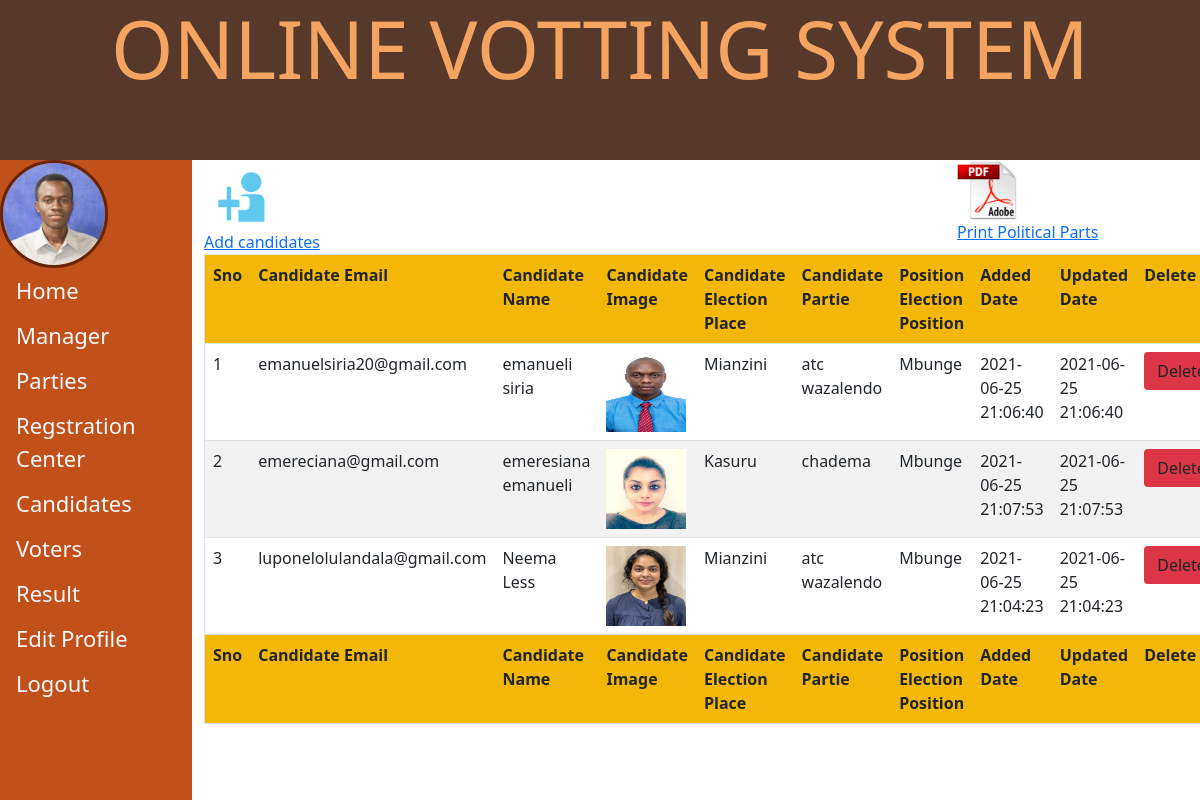
/candidates.php (signed in), run on the app's committed database.
### tables this page shows
CREATE TABLE IF NOT EXISTS `instution` (
  `id` int(11) NOT NULL AUTO_INCREMENT,
  `iname` varchar(50) NOT NULL,
  `dob` date NOT NULL,
  `place` varchar(50) NOT NULL,
  `email` varchar(50) NOT NULL,
  `passwordz` varchar(255) NOT NULL,
  `nida` int(20) NOT NULL,
  `code` varchar(250) NOT NULL,
  `statuz` varchar(30) NOT NULL,
  `otp` int(250) NOT NULL,
  `typez` varchar(50) NOT NULL DEFAULT 'instution',
  `image` blob NOT NULL,
  `adate` timestamp NOT NULL DEFAULT current_timestamp(),
  `udate` timestamp NOT NULL DEFAULT current_timestamp(),
  PRIMARY KEY (`id`),
  UNIQUE KEY `email` (`email`)
);

CREATE TABLE IF NOT EXISTS `candidates` (
  `id` int(11) NOT NULL AUTO_INCREMENT,
  `email` varchar(50) NOT NULL,
  `candidate` varchar(50) NOT NULL,
  `electionPlace` varchar(50) NOT NULL,
  `part` varchar(50) NOT NULL,
  `position` varchar(50) NOT NULL,
  `adate` timestamp NOT NULL DEFAULT current_timestamp(),
  `udate` timestamp NOT NULL DEFAULT current_timestamp(),
  PRIMARY KEY (`id`),
  KEY `email` (`email`)
);

### candidates.php (the view, shortened to what this page needs)
<?php
require_once("connection.php");
?>
<!DOCTYPE html>
<html lang="en">
<head>
    <link rel="stylesheet" href="./bootstrap/css/bootstrap.min.css">
    <link rel="stylesheet" href="./bootstrap/css/addition.css">
</head>
<body>
    <div class="jumbotron">
        <h1 class="text-center display-1 myhed">ONLINE VOTTING SYSTEM</h1>
    </div>
    <div class="main">
   <div class="row">
    <div class="col-md-2  linkz">
        <?php require_once("hed.php");?>
    </div>
    <div class="col-md-10 col-sl-6 ">
    <div class="row">
    <div class="col-md-6">
    <a href="add_candidates.php"><img src="image/user.GIF" alt="add manager" width="70vh" height="70vh"><br> Add candidates</a>
    </div>
    <div class="col-md-6">
    <a href="cand_pdf.php" class="addbtn" style="float:right; width:50%"><img src="image/pdf.PNG" alt="pdf" width="60vh" height="60vh"><br> Print Political Parts</a>
    </div>
    </div>
            <div class="table-responsive">
            <table border="1" class="tablez table table-striped">
                <tr class="bg-warning">
                    <th>Sno</th>
                    <th>Candidate Email</th>
                    <th>Candidate Name</th>
                    <th>Candidate Image</th>
                    <th>Candidate Election Place</th>
                    <th>Candidate Partie</th>
                    <th>Position Election Position</th>
                    <th>Added Date</th>
                    <th>Updated Date</th>
                   <th>Delete</th>
                </tr>
                <tr class="active">
                <?php
                    require_once("connection.php");
                    $select = "SELECT * FROM candidates INNER JOIN instution on candidates.email=instution.email ";
                    $query = mysqli_query($conn,$select);
                    $sno=1;
                    while($array=mysqli_fetch_array($query)){
                        $pname = $array['email'];
                        $cname = $array['candidate'];
                        $cimage = $array['image'];
                        $cplace = $array['electionPlace'];
                        $part = $array['part'];
                        $posit = $array['position'];
                        $adate = $array['adate'];
                        $udate = $array['udate'];
                        $id = $array['id'];
                        echo "<td>$sno</td>";
                        echo "<td>$pname</td>";
                        echo "<td>$cname</td>";
                        echo "<td><img src='imagez/".$cimage."'width='80px' height='80px''></td>";
                        echo "<td>$cplace</td>";
                        echo "<td>$part</td>";
                        echo "<td>$posit</td>";
                        echo "<td>$adate</td>";
                        echo "<td>$udate</td>";
                        echo "<td><a href='del_cand.php?pid=$id'class='bg-danger btn'>Delete</a></td>";
                        echo "</tr>";
                        $sno++;
                    }
                    ?>
                <tr class="bg-warning">
                    <th>Sno</th>
                    <th>Candidate Email</th>
                    <th>Candidate Name</th>
                    <th>Candidate Image</th>
                    <th>Candidate Election Place</th>
                    <th>Candidate Partie</th>
                    <th>Position Election Position</th>
                    <th>Added Date</th>
                    <th>Updated Date</th>
                    <th>Delete</th>
                </tr>
            </table>
            </div>
    </div>
</div>
    </div>
</body>
</html>

### hed.php (shortened to what this page needs)
<!DOCTYPE html>
<html lang="en">
<head>
    <link rel="stylesheet" href="./bootstrap/css/bootstrap.min.css">
    <link rel="stylesheet" href="./bootstrap/css/addition.css">
</head>
<body>
    <div class="hedd">
    <div>
    <?php
    $chukua=$_SESSION['manager'];
    $select = "SELECT image FROM instution WHERE email='$chukua'";
    $quer = mysqli_query($conn,$select);
    $array=mysqli_fetch_array($quer);
        $img = $array['image'];
        echo "<img src='imagez/".$img."'width='100vh' height='100vh''>";
    ?>
    </div>
    <div><a href="admin_home.php" class="text-light">Home</a> </div>
    <div><a href="reg_instution.php"class="text-light">Manager</a></div>
    <div><a href="parties.php"class="text-light">Parties</a></div>
    <div><a href="reg_center.php"class="text-light">Regstration Center</a></div>
    <div><a href="candidates.php"class="text-light">Candidates</a></div>
    <div><a href="voter.php"class="text-light">Voters</a></div>
    <div><a href="mresurt.php"class="text-light">Result</a></div>
    <div><a href="edit_pelson.php"class="text-light">Edit Profile</a></div>
    <div><a href="logout.php"class="text-light">Logout</a></div>
    </div>
</body>
</html>

### data on the page
instution: image (picture)
candidates: instution.email "emanuelsiria20@gmail.com", candidate "emanueli siria", instution.image (picture), electionPlace "Mianzini", part "atc wazalendo", position "Mbunge", instution.adate "2021-06-25 21:06:40", instution.udate "2021-06-25 21:06:40"
candidates: instution.email "emereciana@gmail.com", candidate "emeresiana emanueli", instution.image (picture), electionPlace "Kasuru", part "chadema", position "Mbunge", instution.adate "2021-06-25 21:07:53", instution.udate "2021-06-25 21:07:53"
candidates: instution.email "luponelolulandala@gmail.com", candidate "Neema Less", instution.image (picture), electionPlace "Mianzini", part "atc wazalendo", position "Mbunge", instution.adate "2021-06-25 21:04:23", instution.udate "2021-06-25 21:04:23"
